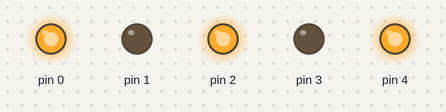
A sketch run on a simulated Arduino Uno, built with avr-gcc and run on an emulated ATmega328P. Parts: output pins drawn as LEDs (lit = HIGH).

Above: at 3.0 s.
At 5.0 s:
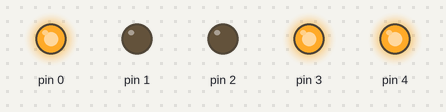
At 7.0 s:
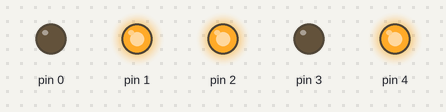
Timing chart, 0 to 9.0 s (numbered marks = the images above):
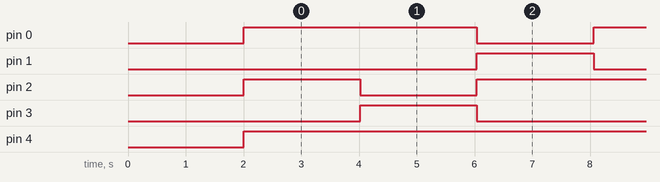

Measured:
- by itself, pin 0: alternates HIGH for 4.0 s and LOW for 2.0 s
- by itself, pin 1, pin 3: alternates HIGH for 2.0 s and LOW for 4.0 s
- by itself, pin 2: repeats every 6.1 s: LOW 2.0 s, HIGH 4.0 s
- by itself, pin 4: LOW → HIGH at 2.0 s

The sketch:

BasicBot.ino
```cpp
#include <Motor.h>

Motor bot;

void setup() {


    bot.setControlPins(0, 1, 2, 3,4);
    bot.setDelay(20);
    bot.stop();
    delay(2000);
}

void loop() {
    bot.setSpeed(250);
    bot.setDelay(20);
  bot.moveForward();
  delay(2000);
    bot.turnLeft();
     delay(2000);

     bot.turnRight();
     delay(2000);
     bot.setSpeed(150);

}
```

Motor.cpp
```cpp
// (licence header left out)
#include "Motor.h"

/**
 * Full Constructor
 */
Motor::Motor(byte E1,byte I1, byte I2, byte I3, byte I4, int delay,int speed) {

    setControlPins(I1, I2, I3, I4,E1);
    setDelay(delay);
    setSpeed(speed);
}

/**
 * Default Constructor
 */
Motor::Motor() {


}


/**
 * Set Control pins
 */
void Motor::setControlPins(byte I1, byte I2, byte I3, byte I4,byte E1) {
    mI1 = I1;
    mI2 = I2;
    mI3 = I3;
    mI4 = I4;
    mE1 = E1;

    //pinMode(mE1, OUTPUT);
    pinMode(mI1, OUTPUT);
    pinMode(mI2, OUTPUT);
    pinMode(mI3, OUTPUT);
    pinMode(mI4, OUTPUT);
}

/**
 * Set delay value
 */
void Motor::setDelay(int delay) {
    mDelay = delay;
}

/**
 * Set PWM Speed
 */
void Motor::setSpeed(int speed) {

if(speed > -1 && speed < 256) {


      if(mSpeed != speed) {
        mSpeed = speed;
         analogWrite(mE1,mSpeed);
      }
    }

}

/**
 * Start the bot and move forward
 */
void Motor::start() {
    setSpeed(255);
    moveForward();
    delay(mDelay);
}

/**
 * Move forward
 */
void Motor::moveForward() {

    digitalWrite(mI1, HIGH);
    digitalWrite(mI2, LOW);
    digitalWrite(mI3, HIGH);
    digitalWrite(mI4, LOW);
    delay(mDelay);


}

/**
 * Move backward
 */
void Motor::moveBackward() {


    digitalWrite(mI1, LOW);
    digitalWrite(mI2, HIGH);
    digitalWrite(mI3, LOW);
    digitalWrite(mI4, HIGH);
    delay(mDelay);

}

/**
 * Turn Left
 */
void Motor::turnLeft() {

    digitalWrite(mI1, HIGH);
    digitalWrite(mI2, LOW);
    digitalWrite(mI3, LOW);
    digitalWrite(mI4, HIGH);
    delay(mDelay);


}

/**
 * Turn Right
 */
void Motor::turnRight() {

    digitalWrite(mI1, LOW);
    digitalWrite(mI2, HIGH);
    digitalWrite(mI3, HIGH);
    digitalWrite(mI4, LOW);
    delay(mDelay);

}

/**
 * Stop Bot
 */
void Motor::stop() {
    setSpeed(0);
    digitalWrite(mI1, LOW);
    digitalWrite(mI2, LOW);
    digitalWrite(mI3, LOW);
    digitalWrite(mI4, LOW);

}
```

Motor.h
```cpp
// (licence header left out)
#ifndef Motor_H
#define Motor_H


#if ARDUINO >= 100
    #include "Arduino.h"
#else
    #include "WProgram.h"
#endif

class Motor {

public:

    // constructor
    Motor(); // empty constructor
    Motor(byte E1,byte I1, byte I2, byte I3, byte I4, int delay,int speed); // full constructor
    void setControlPins(byte I1, byte I2, byte I3, byte I4,byte E1);
    void setDelay(int delay);
    void setSpeed(int speed);

    // movement functions
    void start();
    void moveForward();
    void moveBackward();
    void turnLeft();
    void turnRight();
    void stop();


private:

    int mDelay; // delay while switching
    int mSpeed; // PWM motor speed
    // enable pins
    byte mE1;
    // Control Pins
    byte mI1;
    byte mI2;
    byte mI3;
    byte mI4;
};

#endif
```
